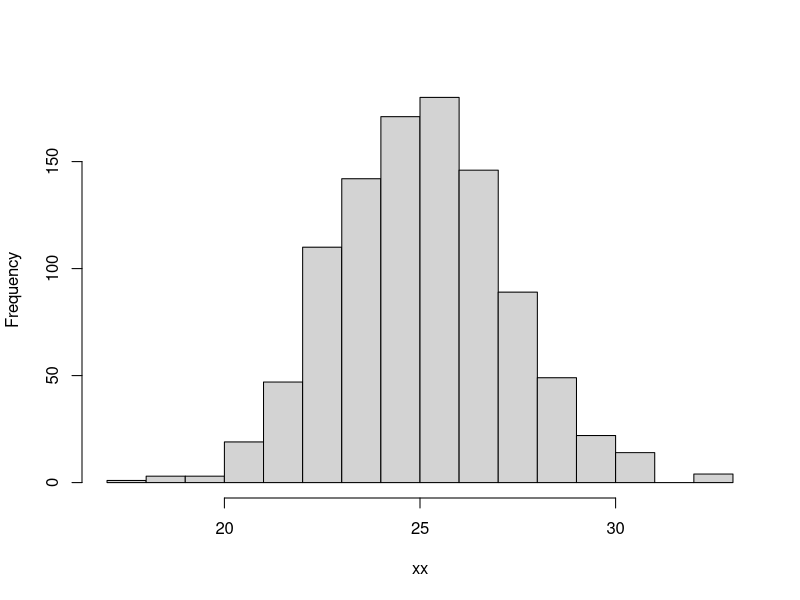
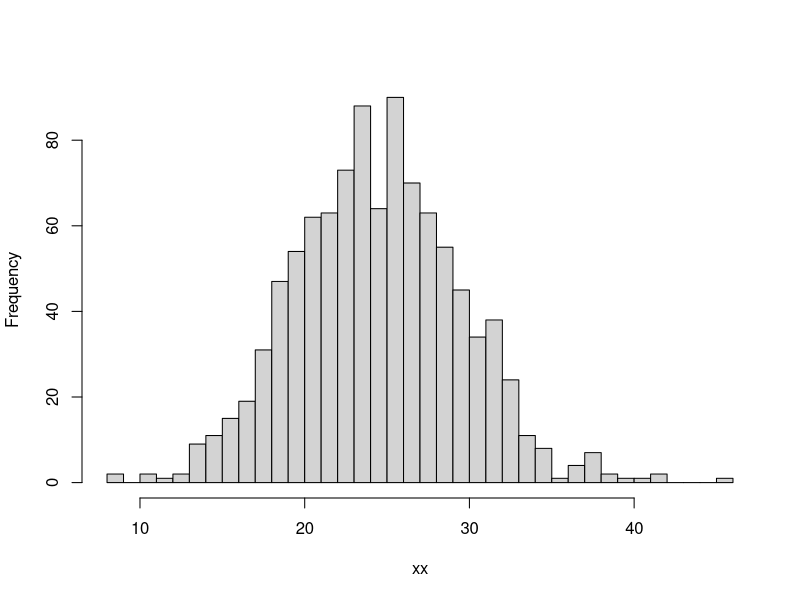
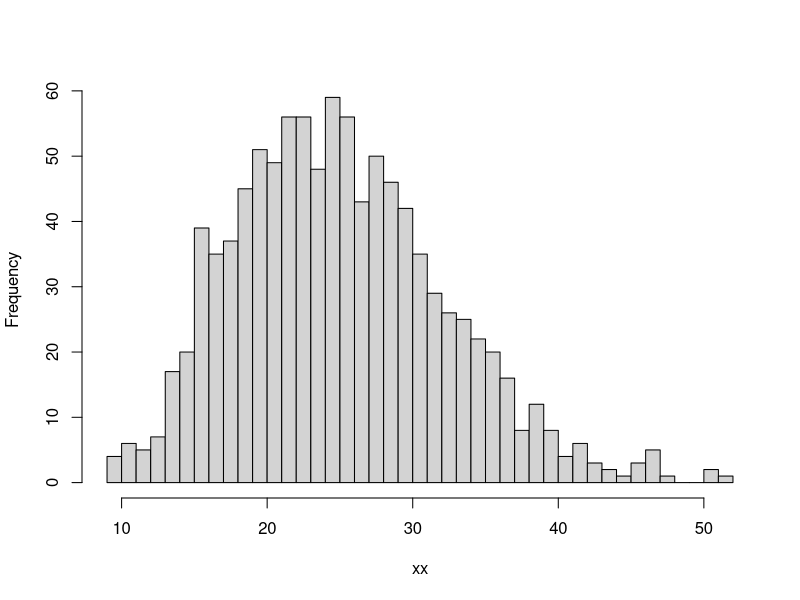

Write the R code that produced these figures, in order.
## ---- chunk 1
knitr::opts_chunk$set(echo = TRUE)
## ---- chunk 2
## make all of this reproducible
set.seed(514)

## a sequence from 1 to 10
xx <- seq(1, 10)

## shuffle the order
sample(xx, size = length(xx), replace = FALSE)

## grab 3 numbers at random
sample(xx, size = 3, replace = FALSE)
## ---- chunk 3
## 1000 values from a normal distribution with mean = 25 and variance = 5
xx <- rnorm(n = 1000, mean = 25, sd = sqrt(5))

## estimated mean and variance
mean(xx); var(xx)

## histogram of values
hist(xx, main = "",
     breaks = seq(floor(min(xx)), ceiling(max(xx))))
## ---- chunk 4
## flip a coin 1000 times
xx <- rbinom(n = 1000, size = 1, prob = 0.5)

## count tails (0) and heads (1)
table(xx)
## ---- chunk 5
## 1357 tagged smolts; probability of survival is 0.05
xx <- rbinom(n = 1357, size = 1, prob = 0.05)

## number of mortalities (0) and survivors (1)
table(xx)  # p ~= 0.0528
## ---- chunk 6
## 1000 values from a Poisson distribution with mean = variance = 25
xx <- rpois(n = 1000, lambda = 25)

## estimated mean and variance
mean(xx); var(xx)

## histogram of values
hist(xx, main = "",
     breaks = seq(floor(min(xx)), ceiling(max(xx))))
## ---- chunk 7
## 1000 values from a negative binomial distribution with mean = 25 and variance = 50
xx <- rnbinom(n = 1000, mu = 25, size = 25)

## estimated mean and variance
mean(xx); var(xx)

## histogram of values
hist(xx, main = "",
     breaks = seq(floor(min(xx)), ceiling(max(xx))))
## ---- chunk 8
## random variate with mean of 5 and variance of 2
xx <- rnorm(100, mean = 5, sd = sqrt(2))

## scaled values with mean = 0 and variance = 1
zz <- scale(xx)
mean(zz); var(zz)
## ---- chunk 9
## number of monte carlo experiments
nn <- 1000

## empty vector to record our results
rr <- rep(NA, nn)

## make this repeatable
set.seed(514)

## conduct the experiment
for(i in 1:nn) {
  ## flip the coin; rbinom(1, 1, 0.5) will return a 0 or 1 with probability 0.5
  flip <- rbinom(1, 1, 0.5)
  ## record the result
  rr[i] <- flip
}

## estimate probability of heads
sum(rr) / nn
